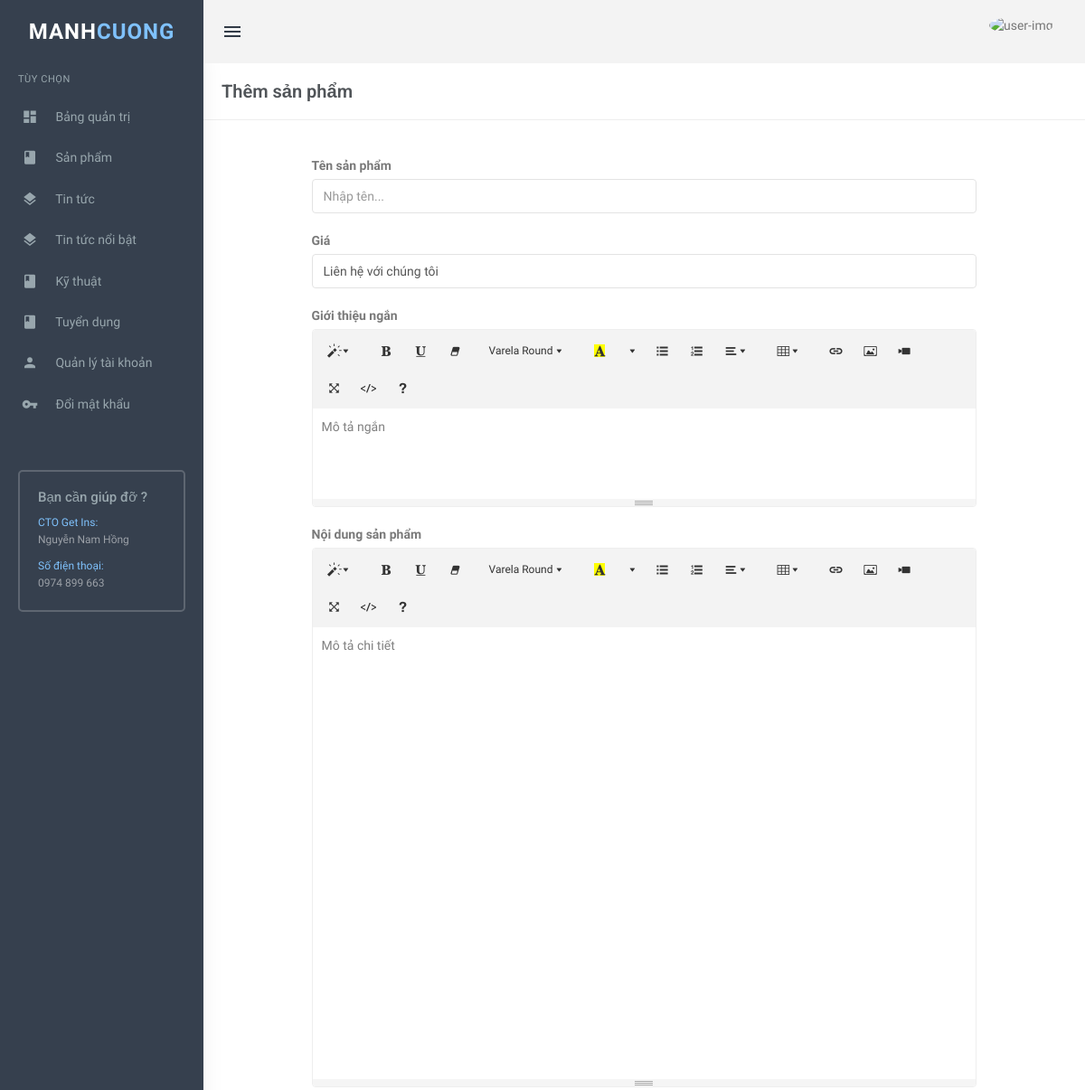
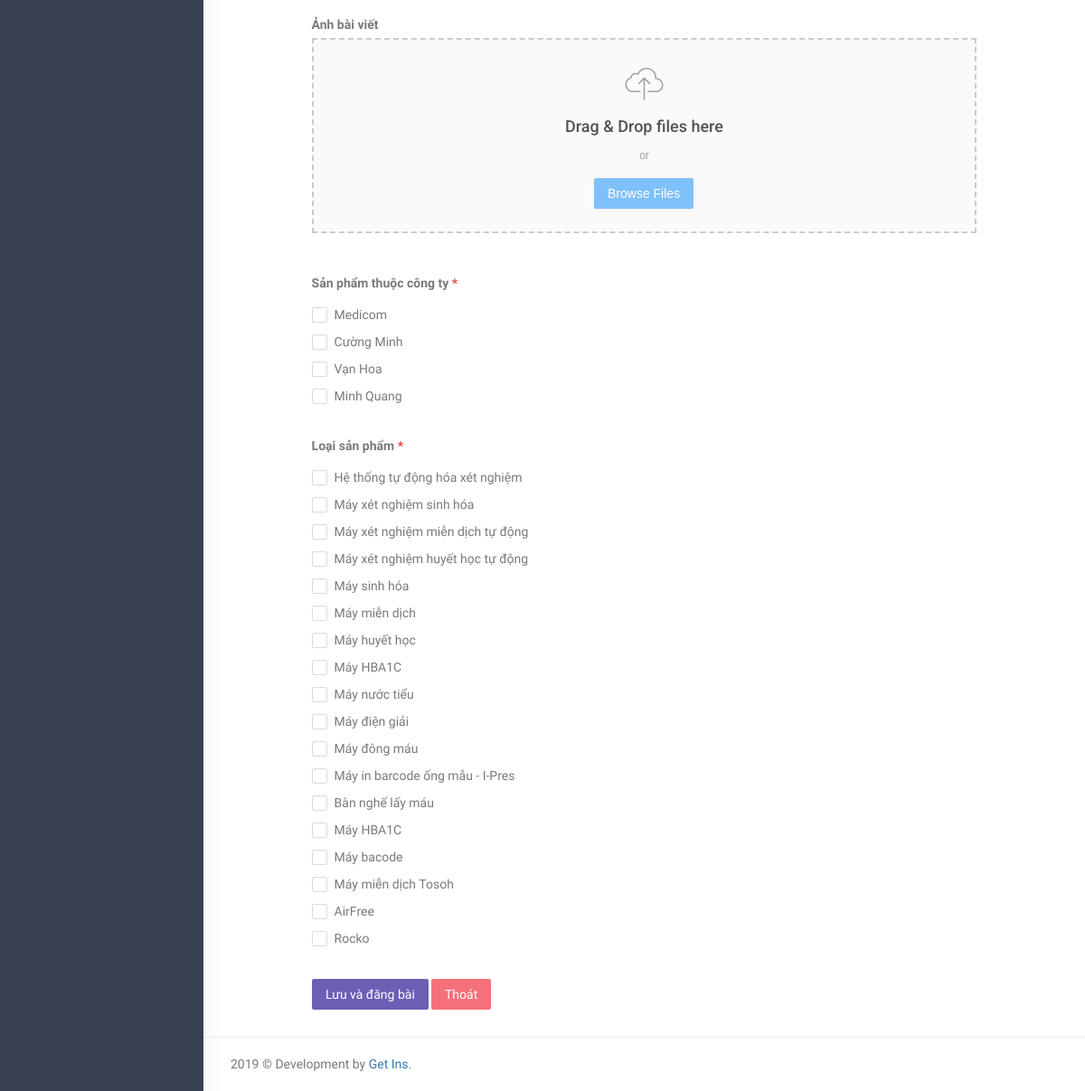
Page /admin/add-product.php (signed in) on the committed database (2 pictures, top to bottom).
### tables this page shows
CREATE TABLE `company` (
  `id_skill` int(11) NOT NULL,
  `name_skill` varchar(255) NOT NULL
);

CREATE TABLE `kinds_company` (
  `id_kinds_company` int(11) NOT NULL,
  `id_skill` int(11) NOT NULL,
  `name_kinds` varchar(100) NOT NULL
);

### controller/database.php (called while the page is built, shortened)
<?php
class connection {
    protected $host = "localhost";
    protected $user = "root";
    protected $pass = "";
    protected $dbname = "medicom";
    protected static $connection = "";
    public function connect() {
        if (!self::$connection) {
            self::$connection = new mysqli($this->host,$this->user,$this->pass,$this->dbname);
            mysqli_set_charset(self::$connection, "utf8");
        }
        return  self::$connection;
    }
    public function query($sqli,$check) {
        if ($check == "on") {
            $query = mysqli_query($this->connect(),$sqli);
        } else {
            $query = "";
        }
        return $query;
    }
    public function build_query($params) {
        $default = [
            "select" => "",
            "table" => "",
            "where" => "",
            "desc" => "",
            "limit" => "",
            "desclimit" => "",
            "join" => "",
            "orderby" => "",
            "ten_cot" => "",
            "gia_tri_cot" => "",
            "set" => ""
        ];
        $this->cau_query = array_merge($default,$params);
        return $this;
    }
    public function check_where($check) {
        return "";
    }
    public function check_orderby($check) {
        if (trim($check)) {
            return "ORDER BY ".$check;
        }
        return "";
    }
    public function check_limit($check) {
        return "";
    }
    public function check_desclimit($check) {
        return "";
    }
    public function check_desc($check) {
        return "";
    }
    public function check_join($check) {
        return "";
    }
    public function select() {
        $sqli = "SELECT ".$this->cau_query["select"]." FROM ".$this->cau_query['table']." ".$this->check_join($this->cau_query['join'])." ".$this->check_where($this->cau_query["where"])." ".$this->check_orderby($this->cau_query["orderby"])." ".$this->check_desc($this->cau_query["desc"])." ".$this->check_limit($this->cau_query["limit"])."".$this->check_desclimit($this->cau_query["desclimit"]);
        return $this->query($sqli, "on");
    }
}
?>

### model/show_kinds_company.php (the view, shortened to what this page needs)
<?php
function get_kinds_company_add() {
	$connect = new connection();
	$get_skill = $connect->build_query([
		"table" => "kinds_company",
		"select" => "*",
		"orderby" => "id_kinds_company"
	])->select();
	echo "<div class='col-xs-6'>";
	while ($row = mysqli_fetch_array($get_skill)) {
		echo "<div class='checkbox checkbox-primary m-b-15'>
		        <input id='checkbox-{$row['name_kinds']}' type='checkbox' name='list-kinds-company[]' value='{$row['name_kinds']}'>
		        <label for='checkbox-{$row['name_kinds']}'>
		            {$row['name_kinds']}
		        </label>
		    </div>";
	}
	echo "</div>";
}
?>

### model/show_company.php (shortened to what this page needs)
<?php
function get_company_add() {
	$connect = new connection();
	$get_skill = $connect->build_query([
		"table" => "company",
		"select" => "name_skill,id_skill",
		"orderby" => "id_skill"
	])->select();
	echo "<div class='col-xs-6'>";
	while ($row = mysqli_fetch_array($get_skill)) {
		echo "<div class='checkbox checkbox-primary m-b-15'>
		        <input id='checkbox-{$row['name_skill']}' type='checkbox' name='list-company[]' value='{$row['name_skill']}'>
		        <label for='checkbox-{$row['name_skill']}'>
		            {$row['name_skill']}
		        </label>
		    </div>";
	}
	echo "</div>";
}
?>

### admin/assets/css/core.css (style rules this page uses)
body { font-family: 'Varela Round', sans-serif; margin: 0; padding-bottom: 60px; overflow-x: hidden; color: #797979; }
html { position: relative; min-height: 100%; }
* { outline: none !important; }
.m-b-15 { margin-bottom: 15px !important; }
.col-lg-1, .col-lg-10, .col-lg-11, .col-lg-12, .col-lg-2, .col-lg-3, .col-lg-4, .col-lg-5, .col-lg-6, .col-lg-7, .col-lg-8, .col-lg-9, .col-md-1, .col-md-10, .col-md-11, .col-md-12, .col-md-2, .col-md-3, .col-md-4, .col-md-5, .col-md-6, .col-md-7, .col-md-8, .col-md-9, .col-sm-1, .col-sm-10, .col-sm-11, .col-sm-12, .col-sm-2, .col-sm-3, .col-sm-4, .col-sm-5, .col-sm-6, .col-sm-7, .col-sm-8, .col-sm-9, .col-xs-1, .col-xs-10, .col-xs-11, .col-xs-12, .col-xs-2, .col-xs-3, .col-xs-4, .col-xs-5, .col-xs-6, .col-xs-7, .col-xs-8, .col-xs-9 { padding-left: 10px; padding-right: 10px; }

### rows in the picture
company: name_skill "Medicom"
company: name_skill "Cường Minh"
company: name_skill "Vạn Hoa"
company: name_skill "Minh Quang"
kinds_company: name_kinds "Hệ thống tự động hóa xét nghiệm"
kinds_company: name_kinds "Máy xét nghiệm sinh hóa"
kinds_company: name_kinds "Máy xét nghiệm miễn dịch tự động"
kinds_company: name_kinds "Máy xét nghiệm huyết học tự động"
kinds_company: name_kinds "Máy sinh hóa"
kinds_company: name_kinds "Máy miễn dịch"
kinds_company: name_kinds "Máy huyết học"
kinds_company: name_kinds "Máy HBA1C"
kinds_company: name_kinds "Máy nước tiểu"
kinds_company: name_kinds "Máy điện giải"
kinds_company: name_kinds "Máy đông máu"
kinds_company: name_kinds "Máy in barcode ống mẫu - I-Pres"
kinds_company: name_kinds "Bàn nghế lấy máu"
kinds_company: name_kinds "Máy HBA1C"
kinds_company: name_kinds "Máy bacode"
kinds_company: name_kinds "Máy miễn dịch Tosoh"
kinds_company: name_kinds "AirFree"
kinds_company: name_kinds "Rocko"
